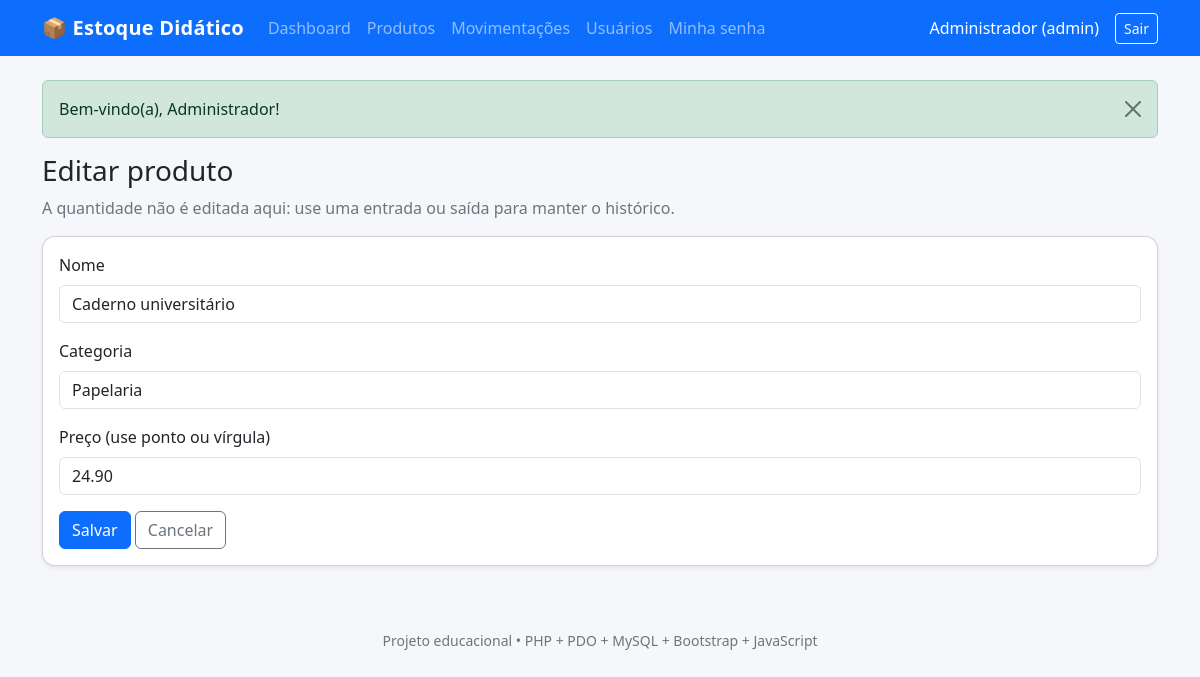
/produto_form.php?id=1 (signed in), run on the app's committed database.
### tables this page shows
CREATE TABLE IF NOT EXISTS produtos (
 id INT UNSIGNED AUTO_INCREMENT PRIMARY KEY,
 nome VARCHAR(120) NOT NULL,
 categoria VARCHAR(80) NOT NULL,
 preco DECIMAL(10,2) NOT NULL DEFAULT 0,
 quantidade INT UNSIGNED NOT NULL DEFAULT 0,
 criado_em TIMESTAMP DEFAULT CURRENT_TIMESTAMP,
 CONSTRAINT chk_preco CHECK (preco >= 0)
);

### produto_form.php (the view, shortened to what this page needs)
<?php
require_once 'includes/funcoes.php';exigirAdmin();require 'config/conexao.php';
$id=isset($_GET['id'])?inteiroPositivo($_GET['id']):null;
$p=['id'=>'','nome'=>'','categoria'=>'','preco'=>'0.00'];
if($id){$s=$pdo->prepare('SELECT * FROM produtos WHERE id=?');$s->execute([$id]);$p=$s->fetch();if(!$p){http_response_code(404);exit('Produto não encontrado.');}}
$titulo=$id?'Editar produto':'Novo produto';require 'includes/cabecalho.php';
?>
<h1 class="h3"><?= e($titulo) ?></h1><p class="text-secondary">A quantidade não é editada aqui: use uma entrada ou saída para manter o histórico.</p>
<form action="produto_salvar.php" method="post" class="card card-body shadow-sm needs-validation" novalidate><?= campoCsrf() ?><input type="hidden" name="id" value="<?= e((string)$p['id']) ?>">
<div class="mb-3"><label for="nome" class="form-label">Nome</label><input id="nome" name="nome" class="form-control" maxlength="120" required value="<?= e($p['nome']) ?>"><div class="invalid-feedback">Informe o nome.</div></div>
<div class="mb-3"><label for="categoria" class="form-label">Categoria</label><input id="categoria" name="categoria" class="form-control" maxlength="80" required value="<?= e($p['categoria']) ?>"><div class="invalid-feedback">Informe a categoria.</div></div>
<div class="mb-3"><label for="preco" class="form-label">Preço (use ponto ou vírgula)</label><input id="preco" name="preco" class="form-control" inputmode="decimal" required value="<?= e((string)$p['preco']) ?>"><div class="invalid-feedback">Informe o preço.</div></div>
<div><button class="btn btn-primary">Salvar</button> <a href="produtos.php" class="btn btn-outline-secondary">Cancelar</a></div></form>
<?php require 'includes/rodape.php'; ?>

### assets/css/estilo.css (style rules this page uses)
body { background:#f5f7fa }
.card { border-radius:.8rem }

### data on the page
produtos: nome "Caderno universitário", categoria "Papelaria", preco "24.90"

### other printed values
usuario()['nome'] "Administrador"
usuario()['perfil'] "admin"
$a['mensagem'] "Bem-vindo(a), Administrador!"
$titulo "Editar produto"
